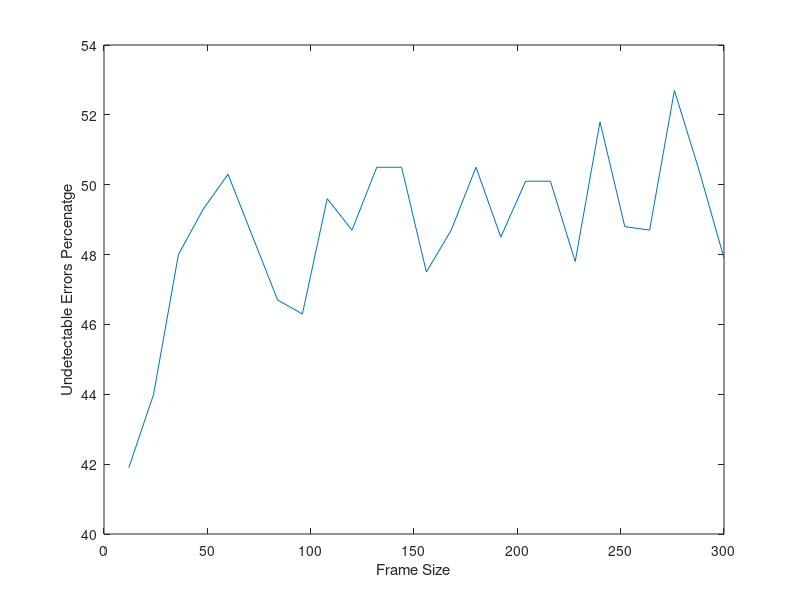

Recreate this plot in MATLAB.
% Single Parity Error Detection Part c
clear all
% Set the frame length
L=12;
v=1;
% Define x-axis L vector for plotting 
for q=12:12:300
    xL(v)=q;
    v=v+1;
end % End for 
for i=1:1:25
    undetected_error=0;
    for l=1:1:1000
        % Transmitted Data
        %Tx = [ 1 0 1 1 0 1 0 1 1 0 1 0] 
        % Generate Random Bits
        Tx= randi([0 1], 1,L)
        %%
        % Evaluating the Single Bit parity using the Modules for the transmitted
        % data
        p1 = mod(sum(Tx),2);
        % Generating the codeword ( Appending the parity bit to the original
        % transmitted data
        Txp1 = [ Tx p1 ] 
        %% Error Vector
        % Generate randome number of errors between 0 and L
        Nb_Error= randi([0 length(Txp1)],1,1)
        % deine Error vector of zeros
        Error=zeros(1,length(Txp1));
        %generate unique random positions of the above errors 
        Error_position= randperm(length(Error),Nb_Error)
        % in the error vector of zero change the 0 to 1 at the position of the
        % errors
        Error(Error_position)=1
        % Copy the message and the parity bit into the received message Rx
        Rx=Txp1;
        % Flip bits (0 to 1 and 1 to 0) at the location of the errors. 
        Rx(Error_position)= ~Rx(Error_position)
        % Use modules to check received data
        Check = mod(sum(Rx),2);
        % Check whether the error is detected or not
        if  Check==0 & Nb_Error~=0
               undetected_error=undetected_error+1;
        end % End if 
    end % End inner for 
    yD(i)=100*( undetected_error / 1000);
    % Increment Frame Size
    L=L+12;
end % End for
plot(xL,yD)
xlabel('Frame Size');
ylabel('Undetectable Errors Percenatge');
% P.S. plot not smooth because were incrementing the frame size by 12 and not 1 =)